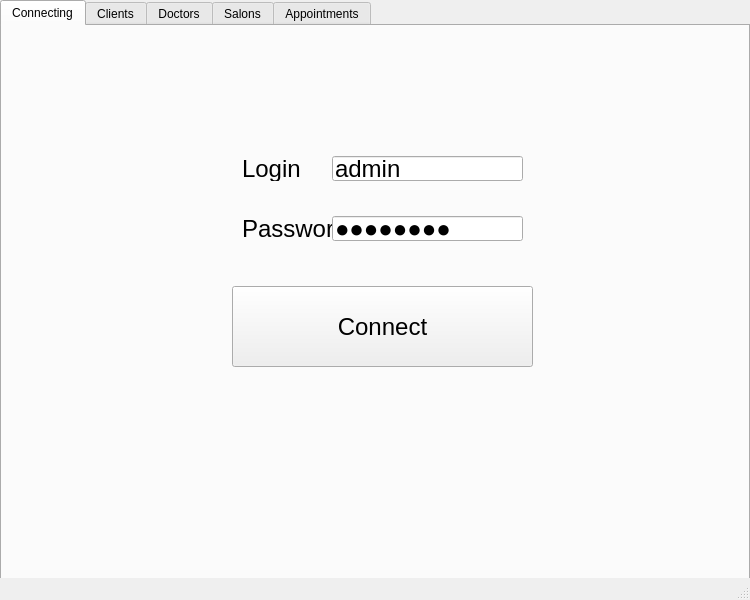
<?xml version="1.0" encoding="UTF-8"?>
<ui version="4.0">
 <class>MainWindow</class>
 <widget class="QMainWindow" name="MainWindow">
  <property name="geometry">
   <rect>
    <x>0</x>
    <y>0</y>
    <width>750</width>
    <height>600</height>
   </rect>
  </property>
  <property name="windowTitle">
   <string>Connection</string>
  </property>
  <widget class="QWidget" name="centralwidget">
   <widget class="QTabWidget" name="tabWidget">
    <property name="geometry">
     <rect>
      <x>0</x>
      <y>0</y>
      <width>750</width>
      <height>600</height>
     </rect>
    </property>
    <property name="tabPosition">
     <enum>QTabWidget::North</enum>
    </property>
    <property name="currentIndex">
     <number>0</number>
    </property>
    <widget class="QWidget" name="tab">
     <attribute name="title">
      <string>Connecting</string>
     </attribute>
     <widget class="QLabel" name="l_login">
      <property name="geometry">
       <rect>
        <x>240</x>
        <y>130</y>
        <width>60</width>
        <height>25</height>
       </rect>
      </property>
      <property name="font">
       <font>
        <pointsize>18</pointsize>
       </font>
      </property>
      <property name="text">
       <string>Login</string>
      </property>
     </widget>
     <widget class="QLineEdit" name="edit_login">
      <property name="geometry">
       <rect>
        <x>330</x>
        <y>130</y>
        <width>191</width>
        <height>25</height>
       </rect>
      </property>
      <property name="font">
       <font>
        <pointsize>18</pointsize>
       </font>
      </property>
      <property name="text">
       <string extracomment="Ehter login">admin</string>
      </property>
     </widget>
     <widget class="QLabel" name="l_password">
      <property name="geometry">
       <rect>
        <x>240</x>
        <y>190</y>
        <width>91</width>
        <height>25</height>
       </rect>
      </property>
      <property name="font">
       <font>
        <pointsize>18</pointsize>
       </font>
      </property>
      <property name="text">
       <string>Password</string>
      </property>
     </widget>
     <widget class="QLineEdit" name="edit_password">
      <property name="geometry">
       <rect>
        <x>330</x>
        <y>190</y>
        <width>191</width>
        <height>25</height>
       </rect>
      </property>
      <property name="font">
       <font>
        <pointsize>18</pointsize>
       </font>
      </property>
      <property name="text">
       <string extracomment="Enter password">password</string>
      </property>
      <property name="echoMode">
       <enum>QLineEdit::Password</enum>
      </property>
     </widget>
     <widget class="QPushButton" name="pushButton">
      <property name="geometry">
       <rect>
        <x>230</x>
        <y>260</y>
        <width>301</width>
        <height>81</height>
       </rect>
      </property>
      <property name="font">
       <font>
        <pointsize>18</pointsize>
       </font>
      </property>
      <property name="text">
       <string>Connect</string>
      </property>
     </widget>
    </widget>
    <widget class="QWidget" name="tab_2">
     <attribute name="title">
      <string>Clients</string>
     </attribute>
     <widget class="QTableView" name="table">
      <property name="geometry">
       <rect>
        <x>40</x>
        <y>90</y>
        <width>661</width>
        <height>361</height>
       </rect>
      </property>
      <property name="font">
       <font>
        <pointsize>12</pointsize>
       </font>
      </property>
     </widget>
     <widget class="QLabel" name="label">
      <property name="geometry">
       <rect>
        <x>40</x>
        <y>470</y>
        <width>41</width>
        <height>16</height>
       </rect>
      </property>
      <property name="text">
       <string>Page</string>
      </property>
     </widget>
     <widget class="QSpinBox" name="sb_page_number">
      <property name="geometry">
       <rect>
        <x>40</x>
        <y>490</y>
        <width>181</width>
        <height>22</height>
       </rect>
      </property>
      <property name="buttonSymbols">
       <enum>QAbstractSpinBox::UpDownArrows</enum>
      </property>
      <property name="minimum">
       <number>1</number>
      </property>
     </widget>
     <widget class="QLabel" name="label_2">
      <property name="geometry">
       <rect>
        <x>240</x>
        <y>470</y>
        <width>111</width>
        <height>16</height>
       </rect>
      </property>
      <property name="text">
       <string>Records for page</string>
      </property>
     </widget>
     <widget class="QSpinBox" name="sb_page_size">
      <property name="geometry">
       <rect>
        <x>240</x>
        <y>490</y>
        <width>201</width>
        <height>22</height>
       </rect>
      </property>
      <property name="minimum">
       <number>1</number>
      </property>
      <property name="maximum">
       <number>15</number>
      </property>
      <property name="value">
       <number>11</number>
      </property>
     </widget>
     <widget class="QWidget" name="gridLayoutWidget">
      <property name="geometry">
       <rect>
        <x>50</x>
        <y>0</y>
        <width>531</width>
        <height>83</height>
       </rect>
      </property>
      <layout class="QGridLayout" name="gridLayout">
       <item row="1" column="1">
        <widget class="QLineEdit" name="lastName_filter"/>
       </item>
       <item row="0" column="0">
        <widget class="QLabel" name="label_4">
         <property name="font">
          <font>
           <pointsize>12</pointsize>
          </font>
         </property>
         <property name="text">
          <string>First Name </string>
         </property>
        </widget>
       </item>
       <item row="1" column="3">
        <widget class="QComboBox" name="sex_filter">
         <property name="currentText">
          <string>f</string>
         </property>
         <item>
          <property name="text">
           <string>f</string>
          </property>
         </item>
         <item>
          <property name="text">
           <string/>
          </property>
         </item>
         <item>
          <property name="text">
           <string>m</string>
          </property>
         </item>
        </widget>
       </item>
       <item row="1" column="0">
        <widget class="QLineEdit" name="firstName_filter"/>
       </item>
       <item row="0" column="1">
        <widget class="QLabel" name="label_5">
         <property name="font">
          <font>
           <pointsize>12</pointsize>
          </font>
         </property>
         <property name="text">
          <string>Last Name </string>
         </property>
        </widget>
       </item>
       <item row="0" column="3">
        <widget class="QLabel" name="label_3">
         <property name="text">
          <string>Sex </string>
         </property>
        </widget>
       </item>
       <item row="0" column="2">
        <widget class="QLabel" name="label_6">
         <property name="font">
          <font>
           <pointsize>12</pointsize>
          </font>
         </property>
         <property name="text">
          <string>Birth Date</string>
         </property>
        </widget>
       </item>
       <item row="1" column="2">
        <layout class="QVBoxLayout" name="verticalLayout">
         <item>
          <widget class="QDateEdit" name="dateEdit_start">
           <property name="date">
            <date>
             <year>1950</year>
             <month>1</month>
             <day>1</day>
            </date>
           </property>
          </widget>
         </item>
         <item>
          <widget class="QDateEdit" name="dateEdit_finish">
           <property name="date">
            <date>
             <year>2020</year>
             <month>1</month>
             <day>1</day>
            </date>
           </property>
          </widget>
         </item>
        </layout>
       </item>
      </layout>
     </widget>
     <widget class="QPushButton" name="pushButton_2">
      <property name="geometry">
       <rect>
        <x>580</x>
        <y>1</y>
        <width>111</width>
        <height>81</height>
       </rect>
      </property>
      <property name="text">
       <string>Search</string>
      </property>
     </widget>
     <widget class="QPushButton" name="addclientbutton">
      <property name="geometry">
       <rect>
        <x>560</x>
        <y>470</y>
        <width>131</width>
        <height>51</height>
       </rect>
      </property>
      <property name="text">
       <string>Add new Client</string>
      </property>
     </widget>
     <widget class="QPushButton" name="submit_button">
      <property name="geometry">
       <rect>
        <x>450</x>
        <y>470</y>
        <width>101</width>
        <height>51</height>
       </rect>
      </property>
      <property name="text">
       <string>Edit </string>
      </property>
     </widget>
    </widget>
    <widget class="QWidget" name="tab_3">
     <attribute name="title">
      <string>Doctors</string>
     </attribute>
     <widget class="QTableView" name="doctors_table">
      <property name="geometry">
       <rect>
        <x>10</x>
        <y>90</y>
        <width>721</width>
        <height>371</height>
       </rect>
      </property>
     </widget>
     <widget class="QWidget" name="gridLayoutWidget_2">
      <property name="geometry">
       <rect>
        <x>40</x>
        <y>0</y>
        <width>551</width>
        <height>83</height>
       </rect>
      </property>
      <layout class="QGridLayout" name="gridLayout_2">
       <item row="0" column="0">
        <widget class="QLabel" name="label_16">
         <property name="text">
          <string>First Name</string>
         </property>
        </widget>
       </item>
       <item row="0" column="3">
        <widget class="QLabel" name="label_15">
         <property name="text">
          <string>Sex</string>
         </property>
        </widget>
       </item>
       <item row="1" column="3">
        <widget class="QComboBox" name="doctor_sex_edit">
         <property name="currentText">
          <string>f</string>
         </property>
         <item>
          <property name="text">
           <string>f</string>
          </property>
         </item>
         <item>
          <property name="text">
           <string>m</string>
          </property>
         </item>
         <item>
          <property name="text">
           <string/>
          </property>
         </item>
        </widget>
       </item>
       <item row="1" column="0">
        <widget class="QLineEdit" name="doctor_firstname_edit"/>
       </item>
       <item row="0" column="2">
        <widget class="QLabel" name="label_18">
         <property name="text">
          <string>Birth Date</string>
         </property>
        </widget>
       </item>
       <item row="1" column="2">
        <layout class="QVBoxLayout" name="verticalLayout_3">
         <item>
          <widget class="QDateEdit" name="doctor_date_start_edit">
           <property name="date">
            <date>
             <year>1950</year>
             <month>1</month>
             <day>1</day>
            </date>
           </property>
          </widget>
         </item>
         <item>
          <widget class="QDateEdit" name="doctor_finish_date_edit">
           <property name="date">
            <date>
             <year>2020</year>
             <month>1</month>
             <day>1</day>
            </date>
           </property>
          </widget>
         </item>
        </layout>
       </item>
       <item row="1" column="1">
        <widget class="QLineEdit" name="doctor_last_name_edit"/>
       </item>
       <item row="0" column="1">
        <widget class="QLabel" name="label_17">
         <property name="text">
          <string>Last Name</string>
         </property>
        </widget>
       </item>
       <item row="0" column="4">
        <widget class="QLabel" name="label_19">
         <property name="text">
          <string>Specialisation</string>
         </property>
        </widget>
       </item>
       <item row="1" column="4">
        <widget class="QLineEdit" name="spec_filter"/>
       </item>
      </layout>
     </widget>
     <widget class="QLabel" name="label_13">
      <property name="geometry">
       <rect>
        <x>50</x>
        <y>470</y>
        <width>60</width>
        <height>16</height>
       </rect>
      </property>
      <property name="text">
       <string>Page</string>
      </property>
     </widget>
     <widget class="QSpinBox" name="page_number">
      <property name="geometry">
       <rect>
        <x>50</x>
        <y>490</y>
        <width>161</width>
        <height>22</height>
       </rect>
      </property>
      <property name="minimum">
       <number>1</number>
      </property>
     </widget>
     <widget class="QLabel" name="label_14">
      <property name="geometry">
       <rect>
        <x>240</x>
        <y>470</y>
        <width>111</width>
        <height>16</height>
       </rect>
      </property>
      <property name="text">
       <string>Records for page</string>
      </property>
     </widget>
     <widget class="QSpinBox" name="page_size">
      <property name="geometry">
       <rect>
        <x>240</x>
        <y>490</y>
        <width>161</width>
        <height>22</height>
       </rect>
      </property>
      <property name="minimum">
       <number>1</number>
      </property>
      <property name="maximum">
       <number>15</number>
      </property>
      <property name="value">
       <number>11</number>
      </property>
     </widget>
     <widget class="QPushButton" name="edit_doctor_button">
      <property name="geometry">
       <rect>
        <x>430</x>
        <y>470</y>
        <width>121</width>
        <height>51</height>
       </rect>
      </property>
      <property name="text">
       <string>Edit</string>
      </property>
     </widget>
     <widget class="QPushButton" name="add_new_doctor_button">
      <property name="geometry">
       <rect>
        <x>560</x>
        <y>470</y>
        <width>141</width>
        <height>51</height>
       </rect>
      </property>
      <property name="text">
       <string>Add new Doctor</string>
      </property>
     </widget>
     <widget class="QPushButton" name="doctor_filter_button">
      <property name="geometry">
       <rect>
        <x>600</x>
        <y>0</y>
        <width>121</width>
        <height>81</height>
       </rect>
      </property>
      <property name="text">
       <string>Search</string>
      </property>
     </widget>
    </widget>
    <widget class="QWidget" name="tab_4">
     <attribute name="title">
      <string>Salons</string>
     </attribute>
     <widget class="QTableView" name="salon_table">
      <property name="geometry">
       <rect>
        <x>20</x>
        <y>100</y>
        <width>711</width>
        <height>371</height>
       </rect>
      </property>
     </widget>
     <widget class="QWidget" name="gridLayoutWidget_5">
      <property name="geometry">
       <rect>
        <x>40</x>
        <y>10</y>
        <width>511</width>
        <height>80</height>
       </rect>
      </property>
      <layout class="QGridLayout" name="gridLayout_5">
       <item row="0" column="3">
        <widget class="QLabel" name="label_23">
         <property name="text">
          <string>StreetName</string>
         </property>
        </widget>
       </item>
       <item row="0" column="2">
        <widget class="QLabel" name="label_22">
         <property name="text">
          <string>City</string>
         </property>
        </widget>
       </item>
       <item row="0" column="1">
        <widget class="QLabel" name="label_21">
         <property name="text">
          <string>Country</string>
         </property>
        </widget>
       </item>
       <item row="0" column="0">
        <widget class="QLabel" name="label_20">
         <property name="text">
          <string>Salon Name</string>
         </property>
        </widget>
       </item>
       <item row="1" column="0">
        <widget class="QLineEdit" name="salon_name_edit"/>
       </item>
       <item row="1" column="1">
        <widget class="QLineEdit" name="country_edit"/>
       </item>
       <item row="1" column="2">
        <widget class="QLineEdit" name="city_edit"/>
       </item>
       <item row="1" column="3">
        <widget class="QLineEdit" name="street_edit"/>
       </item>
      </layout>
     </widget>
     <widget class="QPushButton" name="activate_salon_filter_button">
      <property name="geometry">
       <rect>
        <x>572</x>
        <y>10</y>
        <width>131</width>
        <height>81</height>
       </rect>
      </property>
      <property name="text">
       <string>Search</string>
      </property>
     </widget>
     <widget class="QLabel" name="label_24">
      <property name="geometry">
       <rect>
        <x>40</x>
        <y>480</y>
        <width>60</width>
        <height>16</height>
       </rect>
      </property>
      <property name="text">
       <string>Page</string>
      </property>
     </widget>
     <widget class="QLabel" name="label_25">
      <property name="geometry">
       <rect>
        <x>240</x>
        <y>480</y>
        <width>111</width>
        <height>16</height>
       </rect>
      </property>
      <property name="text">
       <string>Records for page</string>
      </property>
     </widget>
     <widget class="QSpinBox" name="salon_page_number">
      <property name="geometry">
       <rect>
        <x>30</x>
        <y>500</y>
        <width>181</width>
        <height>22</height>
       </rect>
      </property>
      <property name="minimum">
       <number>1</number>
      </property>
     </widget>
     <widget class="QSpinBox" name="salon_page_size">
      <property name="geometry">
       <rect>
        <x>240</x>
        <y>500</y>
        <width>191</width>
        <height>22</height>
       </rect>
      </property>
      <property name="minimum">
       <number>1</number>
      </property>
      <property name="maximum">
       <number>15</number>
      </property>
      <property name="value">
       <number>11</number>
      </property>
     </widget>
     <widget class="QPushButton" name="edit_salon_button">
      <property name="geometry">
       <rect>
        <x>440</x>
        <y>475</y>
        <width>121</width>
        <height>51</height>
       </rect>
      </property>
      <property name="text">
       <string>Edit</string>
      </property>
     </widget>
     <widget class="QPushButton" name="insert_salon_button">
      <property name="geometry">
       <rect>
        <x>570</x>
        <y>475</y>
        <width>141</width>
        <height>51</height>
       </rect>
      </property>
      <property name="text">
       <string>Add new Salon</string>
      </property>
     </widget>
    </widget>
    <widget class="QWidget" name="tab_5">
     <attribute name="title">
      <string>Appointments</string>
     </attribute>
     <widget class="QTableView" name="app_table">
      <property name="geometry">
       <rect>
        <x>10</x>
        <y>100</y>
        <width>711</width>
        <height>361</height>
       </rect>
      </property>
     </widget>
     <widget class="QLabel" name="label_26">
      <property name="geometry">
       <rect>
        <x>30</x>
        <y>470</y>
        <width>60</width>
        <height>16</height>
       </rect>
      </property>
      <property name="text">
       <string>Page</string>
      </property>
     </widget>
     <widget class="QLabel" name="label_27">
      <property name="geometry">
       <rect>
        <x>190</x>
        <y>470</y>
        <width>111</width>
        <height>16</height>
       </rect>
      </property>
      <property name="text">
       <string>Records for page</string>
      </property>
     </widget>
     <widget class="QSpinBox" name="app_page_number">
      <property name="geometry">
       <rect>
        <x>20</x>
        <y>490</y>
        <width>151</width>
        <height>22</height>
       </rect>
      </property>
      <property name="minimum">
       <number>1</number>
      </property>
     </widget>
     <widget class="QSpinBox" name="app_page_size">
      <property name="geometry">
       <rect>
        <x>180</x>
        <y>490</y>
        <width>151</width>
        <height>22</height>
       </rect>
      </property>
      <property name="minimum">
       <number>1</number>
      </property>
      <property name="maximum">
       <number>15</number>
      </property>
      <property name="value">
       <number>11</number>
      </property>
     </widget>
     <widget class="QPushButton" name="app_info_button">
      <property name="geometry">
       <rect>
        <x>340</x>
        <y>470</y>
        <width>171</width>
        <height>51</height>
       </rect>
      </property>
      <property name="text">
       <string>Additional Info</string>
      </property>
     </widget>
     <widget class="QPushButton" name="app_add_button">
      <property name="geometry">
       <rect>
        <x>519</x>
        <y>470</y>
        <width>201</width>
        <height>51</height>
       </rect>
      </property>
      <property name="text">
       <string>Add new Appointment</string>
      </property>
     </widget>
     <widget class="QWidget" name="gridLayoutWidget_6">
      <property name="geometry">
       <rect>
        <x>20</x>
        <y>10</y>
        <width>561</width>
        <height>80</height>
       </rect>
      </property>
      <layout class="QGridLayout" name="gridLayout_6">
       <item row="0" column="1">
        <widget class="QLabel" name="label_29">
         <property name="text">
          <string>Doctor ID</string>
         </property>
        </widget>
       </item>
       <item row="0" column="2">
        <widget class="QLabel" name="label_30">
         <property name="text">
          <string>Salon Name</string>
         </property>
        </widget>
       </item>
       <item row="0" column="3">
        <widget class="QLabel" name="label_31">
         <property name="text">
          <string>Date</string>
         </property>
        </widget>
       </item>
       <item row="0" column="0">
        <widget class="QLabel" name="label_28">
         <property name="text">
          <string>Client ID</string>
         </property>
        </widget>
       </item>
       <item row="0" column="4">
        <widget class="QLabel" name="label_32">
         <property name="text">
          <string>Status</string>
         </property>
        </widget>
       </item>
       <item row="1" column="0">
        <widget class="QLineEdit" name="app_client_id_edit"/>
       </item>
       <item row="1" column="1">
        <widget class="QLineEdit" name="app_doctor_id_edit"/>
       </item>
       <item row="1" column="2">
        <widget class="QLineEdit" name="app_salon_name_edit"/>
       </item>
       <item row="1" column="4">
        <widget class="QLineEdit" name="app_status_edit"/>
       </item>
       <item row="1" column="3">
        <layout class="QVBoxLayout" name="verticalLayout_4">
         <item>
          <widget class="QDateEdit" name="app_first_date_edit">
           <property name="date">
            <date>
             <year>1950</year>
             <month>1</month>
             <day>1</day>
            </date>
           </property>
          </widget>
         </item>
         <item>
          <widget class="QDateEdit" name="app_lat_date_edit">
           <property name="date">
            <date>
             <year>2030</year>
             <month>1</month>
             <day>1</day>
            </date>
           </property>
          </widget>
         </item>
        </layout>
       </item>
      </layout>
     </widget>
     <widget class="QPushButton" name="app_filter_button">
      <property name="geometry">
       <rect>
        <x>592</x>
        <y>11</y>
        <width>131</width>
        <height>81</height>
       </rect>
      </property>
      <property name="text">
       <string>Search</string>
      </property>
     </widget>
    </widget>
   </widget>
  </widget>
  <widget class="QMenuBar" name="menubar">
   <property name="geometry">
    <rect>
     <x>0</x>
     <y>0</y>
     <width>750</width>
     <height>22</height>
    </rect>
   </property>
  </widget>
  <widget class="QStatusBar" name="statusbar"/>
 </widget>
 <resources/>
 <connections/>
</ui>
